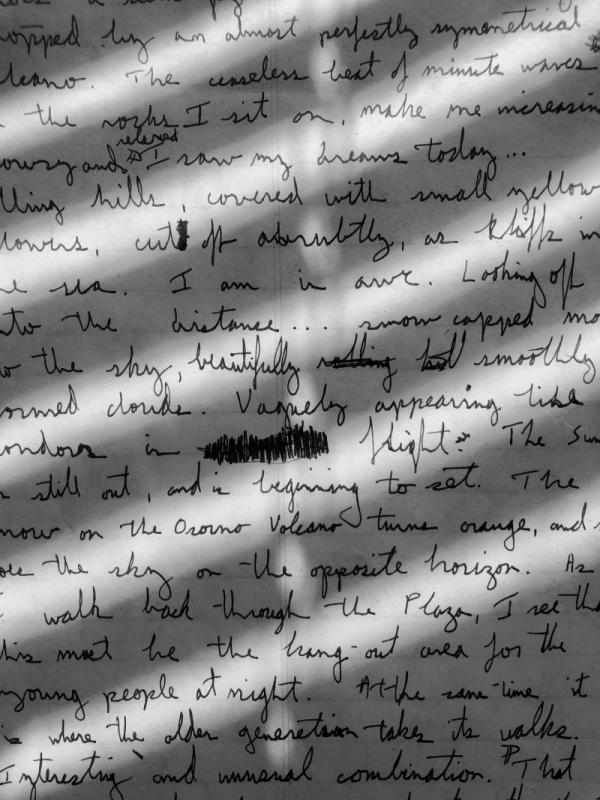
#> input picture data/handwritten.png, 600 x 800 px
$ python transformations.py
#> lines starting #> are read from the running program, lines starting #| are printed output that depends on the picture
import cv2 as cv
import numpy as np
import pathlib

base_dir = pathlib.Path(__file__).parent.parent.parent

# read image in grayscale
image_path = str(base_dir.joinpath('data','handwritten.png'))
img = cv.imread(image_path, cv.IMREAD_GRAYSCALE)
#> img: shape (800, 600); min 0, max 241, mean 129.6
img = cv.bitwise_not(img) # to have ideal image for this operations
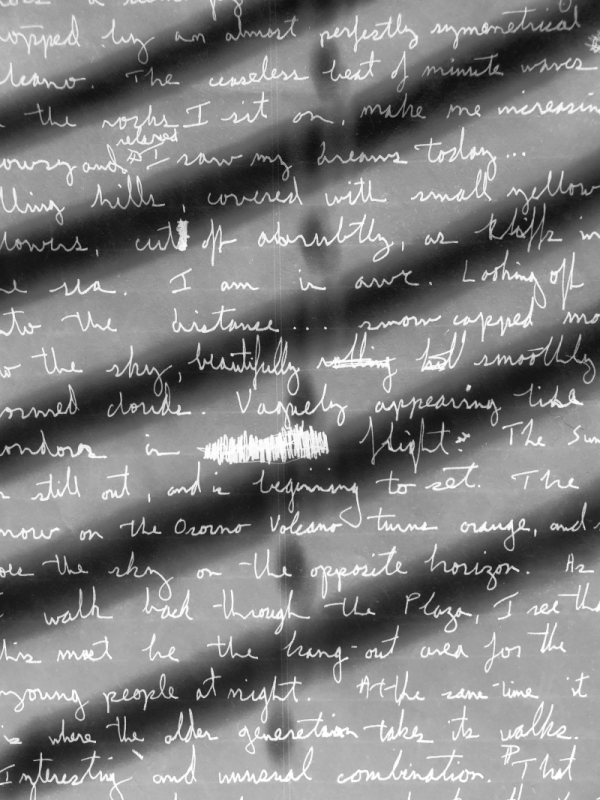
#> img: shape (800, 600); min 14, max 255, mean 125.4

# morphological transformations
kernel = np.ones((3,3),np.uint8)
erosion = cv.erode(img,kernel,iterations = 1)
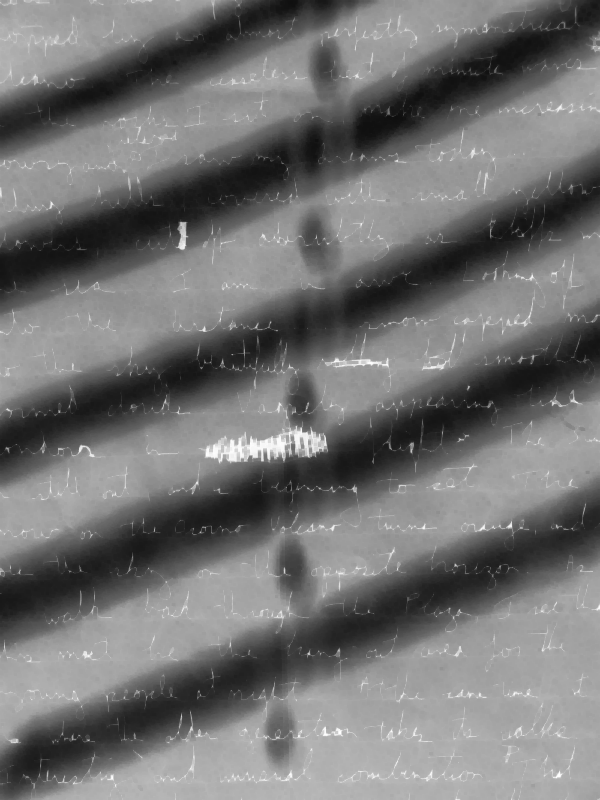
#> erosion: shape (800, 600); min 14, max 255, mean 114
dilation = cv.dilate(img,kernel,iterations = 1)
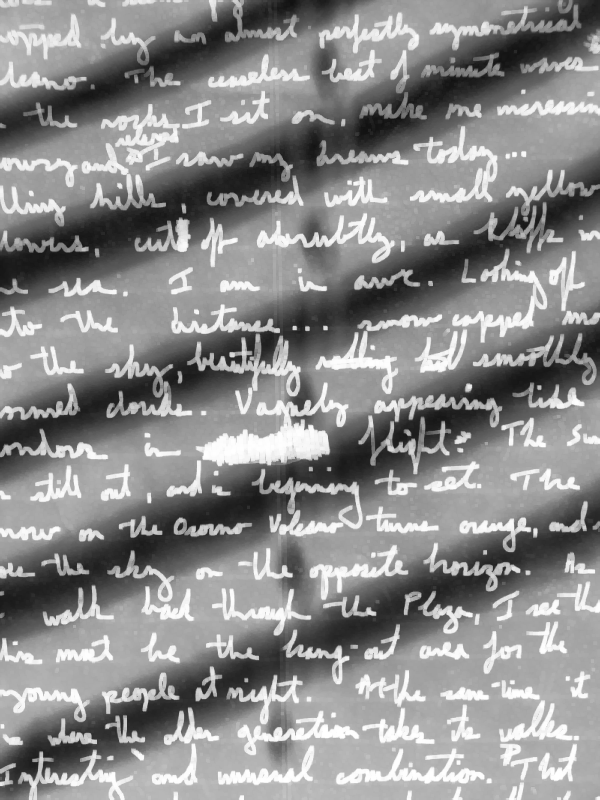
#> dilation: shape (800, 600); min 17, max 255, mean 138.9
opening = cv.morphologyEx(img, cv.MORPH_OPEN, kernel)
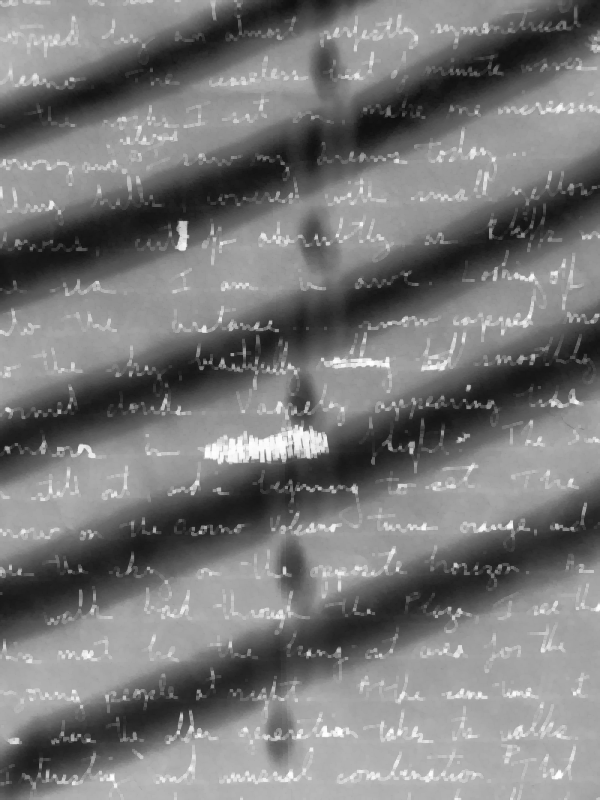
#> opening: shape (800, 600); min 14, max 255, mean 120.1
closing = cv.morphologyEx(img, cv.MORPH_CLOSE, kernel)
gradient = cv.morphologyEx(img, cv.MORPH_GRADIENT, kernel)
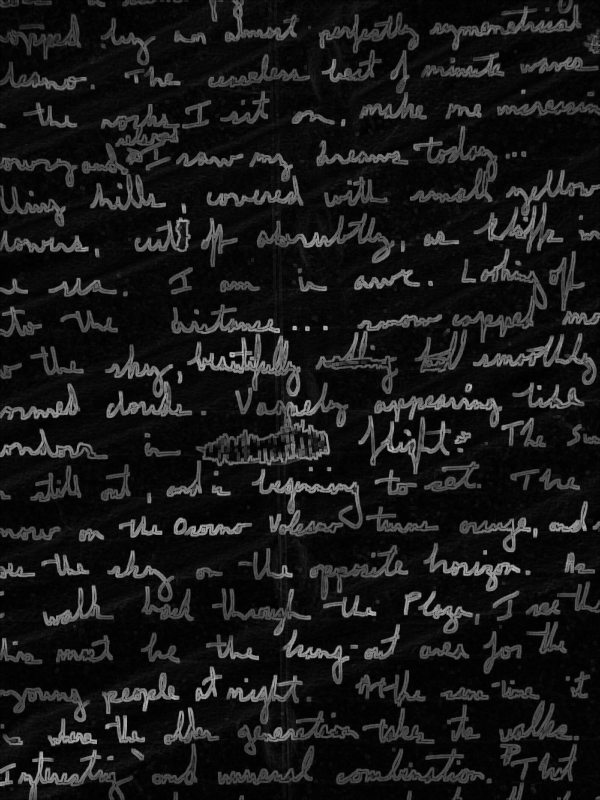
#> gradient: shape (800, 600); min 0, max 185, mean 24.8
tophat = cv.morphologyEx(img, cv.MORPH_TOPHAT, kernel)
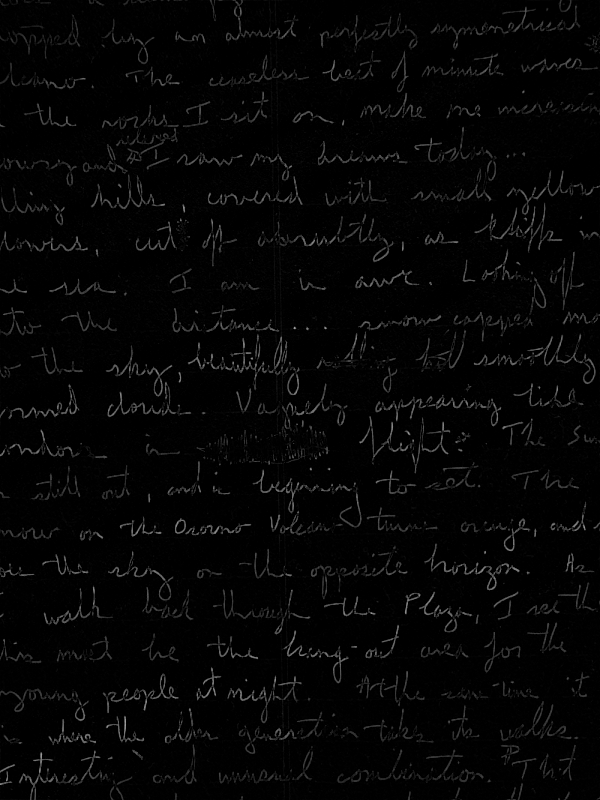
#> tophat: shape (800, 600); min 0, max 158, mean 5.3
blackhat = cv.morphologyEx(img, cv.MORPH_BLACKHAT, kernel)
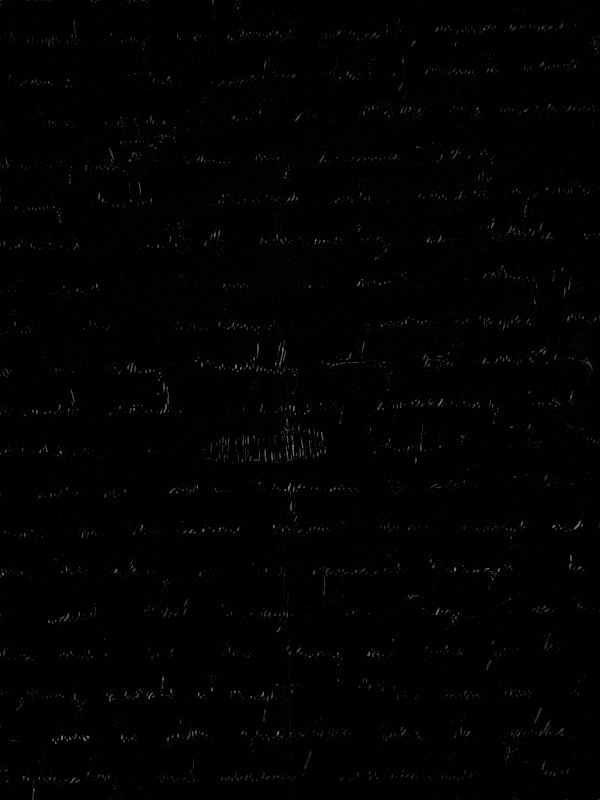
#> blackhat: shape (800, 600); min 0, max 134, mean 1.8

cv.imshow("img",img)
cv.imshow("erosion",erosion)
cv.imshow("dilation",dilation)
cv.imshow("opening",opening)
cv.imshow("closing",closing)
cv.imshow("gradient",gradient)
cv.imshow("tophat",tophat)
cv.imshow("blackhat",blackhat)
cv.waitKey(0)

$ run again, with data/beach.jpg saved as data/handwritten.png
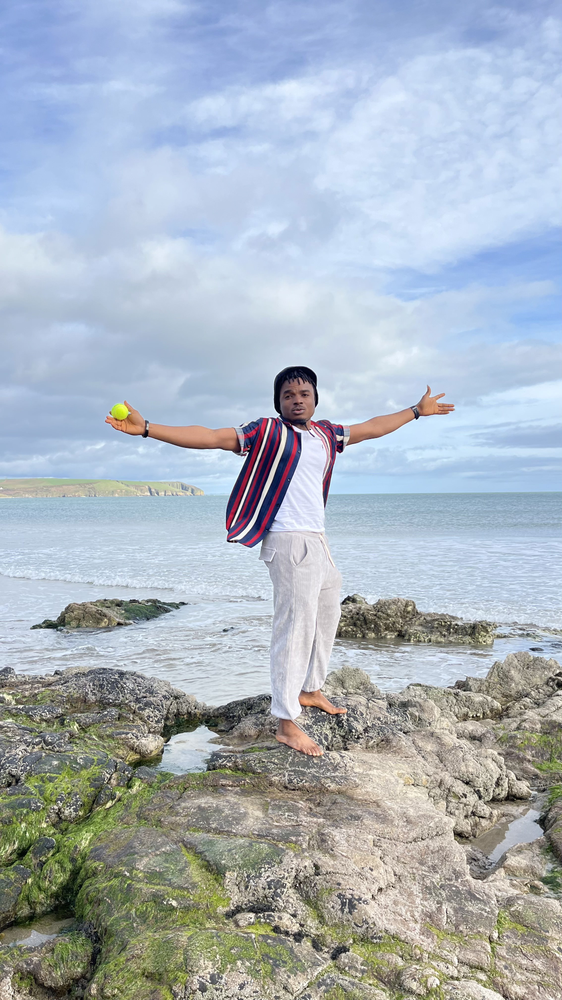
#> input picture data/beach.jpg, 562 x 1000 px, shrunk from 2268 x 4032 before the run
#> `closing = cv.morphologyEx(img, cv.MORPH_CLOSE, kernel)`:
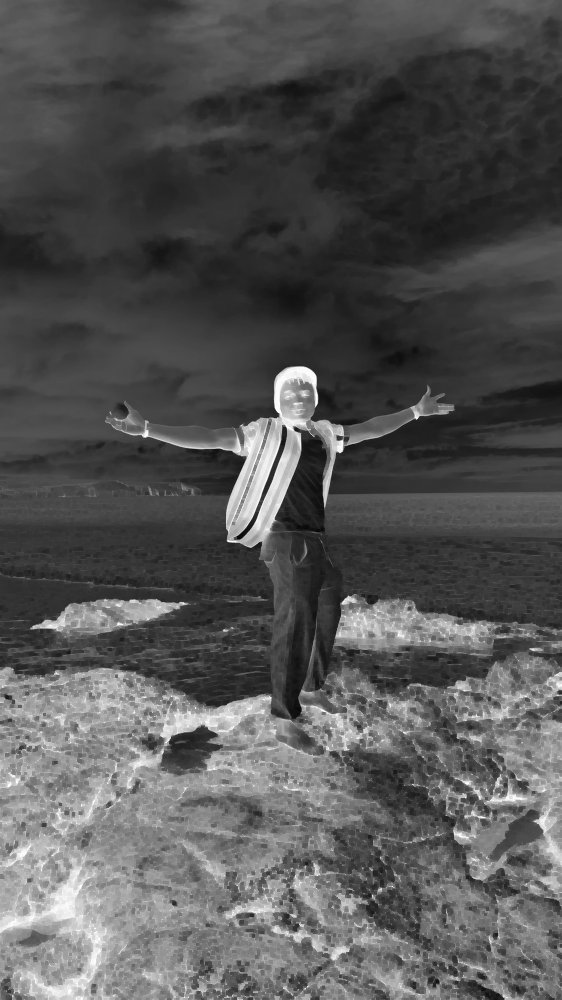
#> closing: shape (1000, 562); min 8, max 255, mean 84.3
#> `blackhat = cv.morphologyEx(img, cv.MORPH_BLACKHAT, kernel)`:
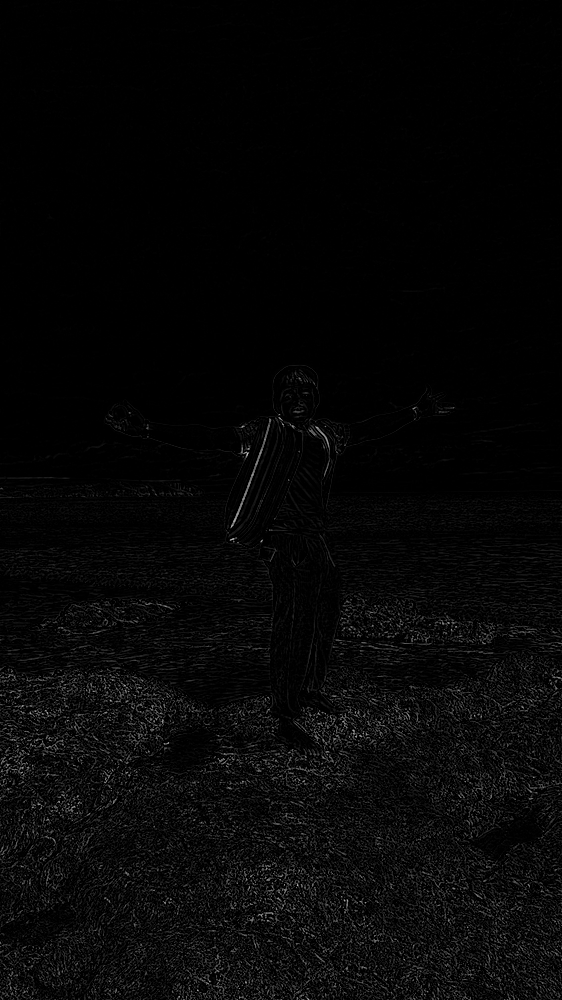
#> blackhat: shape (1000, 562); min 0, max 195, mean 6.8

$ run again, with data/inPlane.jpg saved as data/handwritten.png
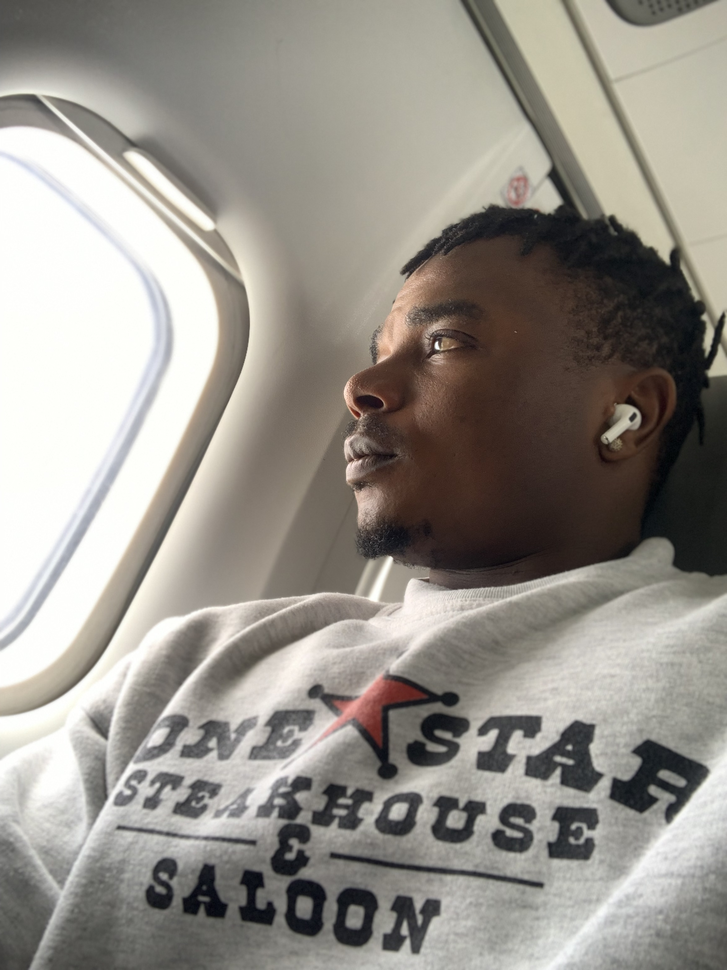
#> input picture data/inPlane.jpg, 727 x 970 px, shrunk from 2316 x 3088 before the run
#> `dilation = cv.dilate(img,kernel,iterations = 1)`:
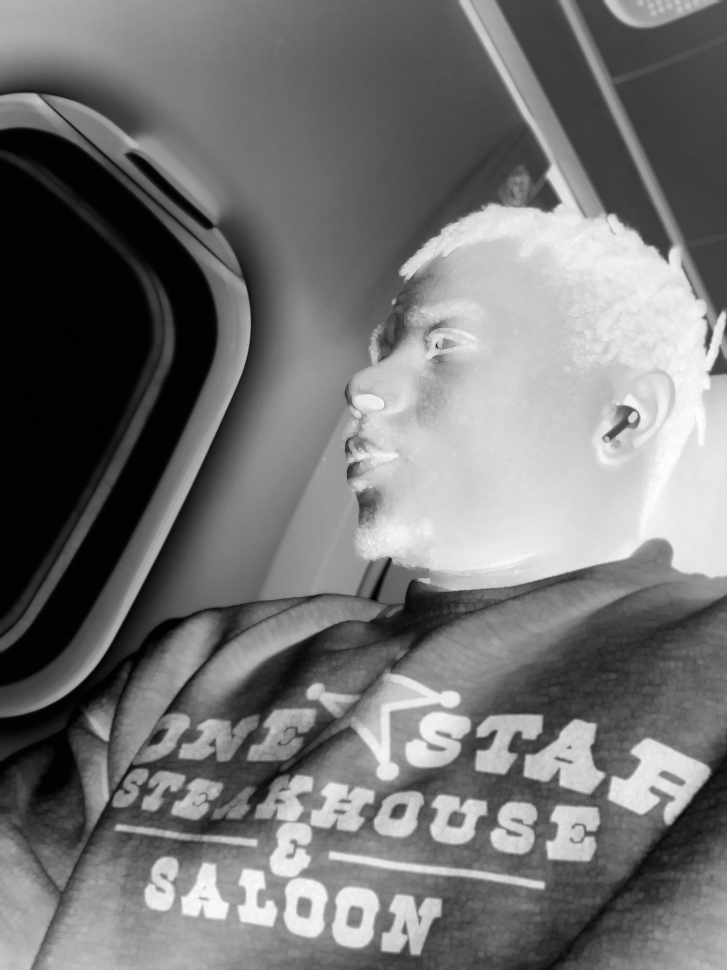
#> dilation: shape (970, 727); min 1, max 254, mean 115.6
#> `tophat = cv.morphologyEx(img, cv.MORPH_TOPHAT, kernel)`:
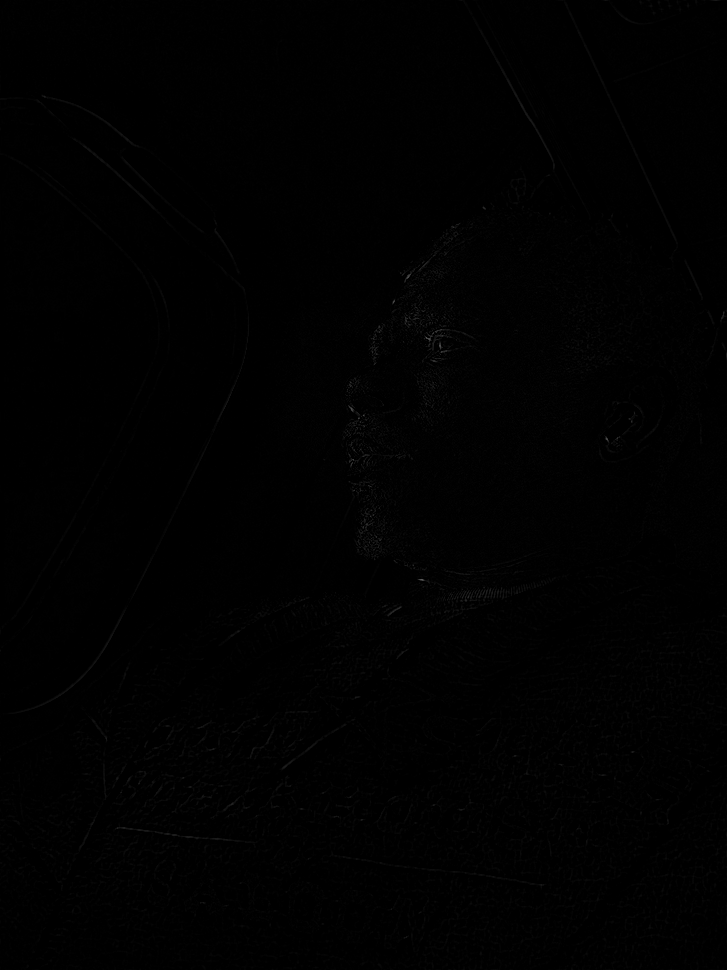
#> tophat: shape (970, 727); min 0, max 90, mean 0.9
